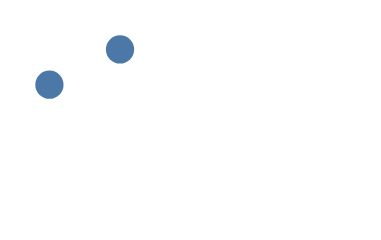

Vega-Lite specification stored for this chart:
### Vega specification from a JSON file in a GitHub repository (floating-point values rounded to 4 significant figures)
{"width": 100, "height": 60, "padding": 4, "data": [{"name": "pts", "values": [{"x": 1, "y": 2, "t": "a"}, {"x": 3, "y": 1, "t": "b"}]}], "marks": [{"type": "symbol", "name": "points", "from": {"data": "pts"}, "encode": {"enter": {"x": {"field": "x", "mult": 10}, "y": {"field": "y", "mult": 10}}}}, {"type": "text", "from": {"data": "points"}, "encode": {"enter": {"text": {"field": "datum.t"}}}, "transform": [{"type": "label", "avoidMarks": {"signal": "{a: 1}"}, "size": [100, 60]}]}]}
